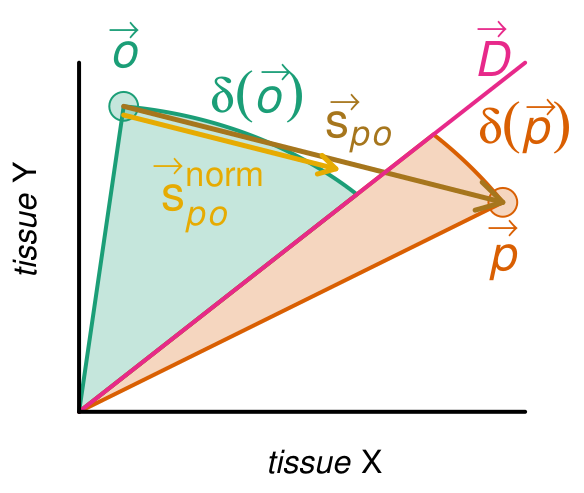

Recreate this plot in R.
require(circlize)
require(RColorBrewer)
require(latex2exp)

addAlpha <- function(col, alpha = .25) {
  apply(sapply(col, col2rgb) / 255, 2, function(x)
    rgb(x[1], x[2], x[3], alpha = alpha))
}

eucLen <- function(x) {
  sqrt(sum(sapply(x, function(i)
    i ^ 2)))
}

angleVecs <- function(x, y, conv.fac = (180 / pi)) {
  acos(sum(sapply(1:length(x), function(i)
    x[i] * y[i])) / (eucLen(x) * eucLen(y))) * conv.fac
}

colors <- brewer.pal(7, "Dark2")
alpha.cols <- sapply(colors, addAlpha)


dupl <- c(1.9, 1.2)
l.dupl <- eucLen(dupl)
orth <- c(.2, 1.75)
l.orth <- eucLen(orth)


pdf('figure_1b.pdf',
    width = 4,
    height = 4)

old.par <- par(mgp = c(.4, 0.4, 0))

plot(
  # rbind(orth, dupl),
  # pch = 18,
  # cex = 4,
  NA,
  xlim = c(0, 2.2),
  ylim = c(0, 2.2),
  xlab = TeX('\\textit{tissue} X'),
  # '',
  ylab = TeX('\\textit{tissue} Y'),
  # '',
  cex.lab = 1,
  bty = 'l',
  axes = FALSE
)
points(orth[1], orth[2], pch = 21, bg = alpha.cols[[1]], col = colors[[1]], cex = 2)
points(dupl[1], dupl[2], pch = 21, bg = alpha.cols[[2]], col = colors[[2]], cex = 2)



# lines(c(0,0,0,2.15), c(0,2.15,0,0))
draw.sector(
  45,
  45 + angleVecs(c(1, 1), orth),
  clock.wise = FALSE,
  center = c(0, 0),
  border = colors[[1]],
  col = alpha.cols[[1]],
  lwd = 2,
  rou1 = l.orth
)
draw.sector(
  45,
  45 - angleVecs(c(1, 1), dupl),
  clock.wise = TRUE,
  center = c(0, 0),
  border = colors[[2]],
  col = alpha.cols[[2]],
  lwd = 2,
  rou1 = l.dupl
)

# abline(0, 1, lwd = 4, col = colors[[4]])
# text(
#   .1,
#   2.15,
#   label = TeX('$\\textit{tissue} X$'),
#   pos = 3,
#   offset = .3,
#   cex = .75
# )
# text(
#   2.05,
#   0,
#   label = TeX('$\\textit{tissue} Y$'),
#   pos = 3,
#   offset = .5,
#   cex = .75
# )
text(
  orth[1],
  orth[2],
  label = TeX('$\\textit{o}$'),
  pos = 3,
  offset = 1,
  col = colors[[1]],
  cex = 1.5
)

text(
  orth[1],
  orth[2] + .17,
  label = TeX('$\\rightarrow$'),
  pos = 3,
  offset = 1,
  col = colors[[1]],
  cex = 1
)

text(
  orth[1],
  orth[2],
  label = TeX('$\\delta(\\textit{o})$'),
  pos = 4,
  offset = 2.25,
  col = colors[[1]],
  cex = 1.5
)

text(
  orth[1] + .19,
  orth[2] + .18,
  label = TeX('$\\rightarrow$'),
  pos = 4,
  offset = 2.25,
  col = colors[[1]],
  cex = 1
)

text(
  dupl[1],
  dupl[2],
  label = TeX('$\\textit{p}$'),
  pos = 1,
  offset = 1.25,
  col = colors[[2]],
  cex = 1.5
)

text(
  dupl[1],
  dupl[2] + .16,
  label = TeX('$\\rightarrow$'),
  pos = 1,
  offset = 1.25,
  col = colors[[2]],
  cex = 1
)

text(
  dupl[1] + .1,
  dupl[2],
  label = TeX('$\\delta(\\textit{p})$'),
  pos = 3,
  offset = 1.25,
  col = colors[[2]],
  cex = 1.5
)

text(
  dupl[1] + .17,
  dupl[2] + .22,
  label = TeX('$\\rightarrow$'),
  pos = 3,
  offset = 1.25,
  col = colors[[2]],
  cex = 1
)

text(
  1.85,
  1.65,
  label = TeX('$\\textit{D}$'),
  pos = 3,
  offset = 1.25,
  col = colors[[4]],
  cex = 1.5
)

text(
  1.85,
  1.87,
  label = TeX('$\\rightarrow$'),
  pos = 3,
  offset = 1.25,
  col = colors[[4]],
  cex = 1
)

# Calculate vectors
diff_vec <- dupl - orth
unit_vec <- diff_vec / eucLen(diff_vec)

# Difference vector
arrows(
  orth[1],
  orth[2],
  dupl[1],
  dupl[2],
  col = colors[[7]],
  lwd = 2.5,
  length = 0.15,
  cex = 1.5
)

# Unit vector
arrows(
  orth[1],
  orth[2] - .05,
  orth[1] + unit_vec[1],
  orth[2] + unit_vec[2] - .05,
  col = colors[[6]],
  lwd = 2.5,
  length = 0.1,
  cex = 1.5
)


# labels
text(
  (orth[1] + dupl[1]) / 2 + .2,
  (orth[2] + dupl[2]) / 2 - .1,
  label = TeX('$s_{\\textit{po}}$'),
  pos = 3,
  col = colors[[7]],
  cex = 1.5
)

text(
  (orth[1] + dupl[1]) / 2 + .14,
  (orth[2] + dupl[2]) / 2 + .14,
  label = TeX('\\rightarrow$'),
  pos = 3,
  col = colors[[7]],
  cex = 1
)

text(
  orth[1] + .4,
  orth[2] - .3,
  label = TeX('${s}_{\\textit{po}}^{norm}$'),
  pos = 1,
  col = colors[[6]],
  cex = 1.5
)

text(
  orth[1] + .2,
  orth[2] - .2,
  label = TeX('$\\rightarrow$'),
  pos = 1,
  col = colors[[6]],
  cex = 1
)

lines(c(0, 2), c(0, 2), col = colors[[4]], lwd = 2)
lines(c(0, 0), c(0, 2), col = "black", lwd = 2)
lines(c(0, 2), c(0, 0), col = "black", lwd = 2)

par(old.par)

dev.off()
